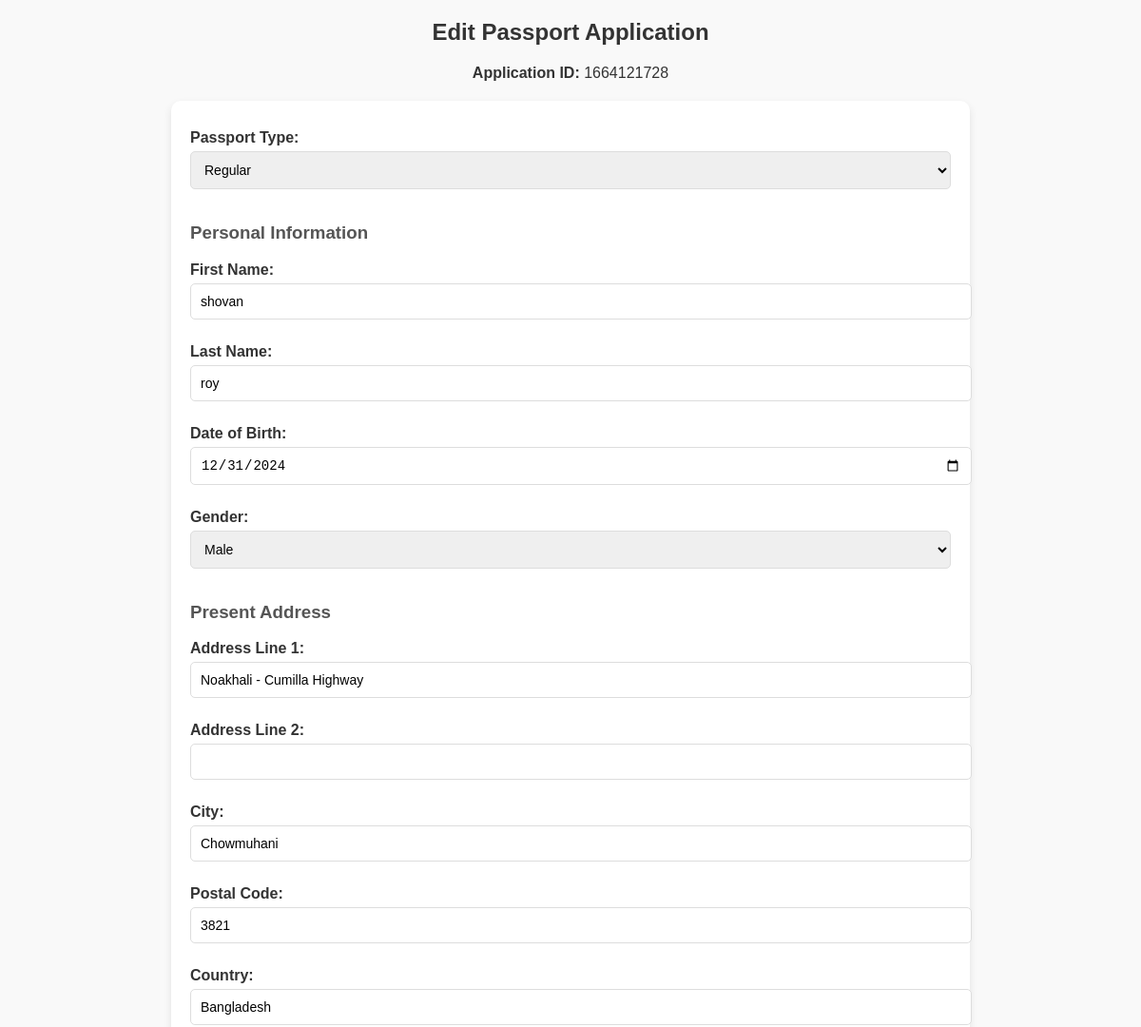
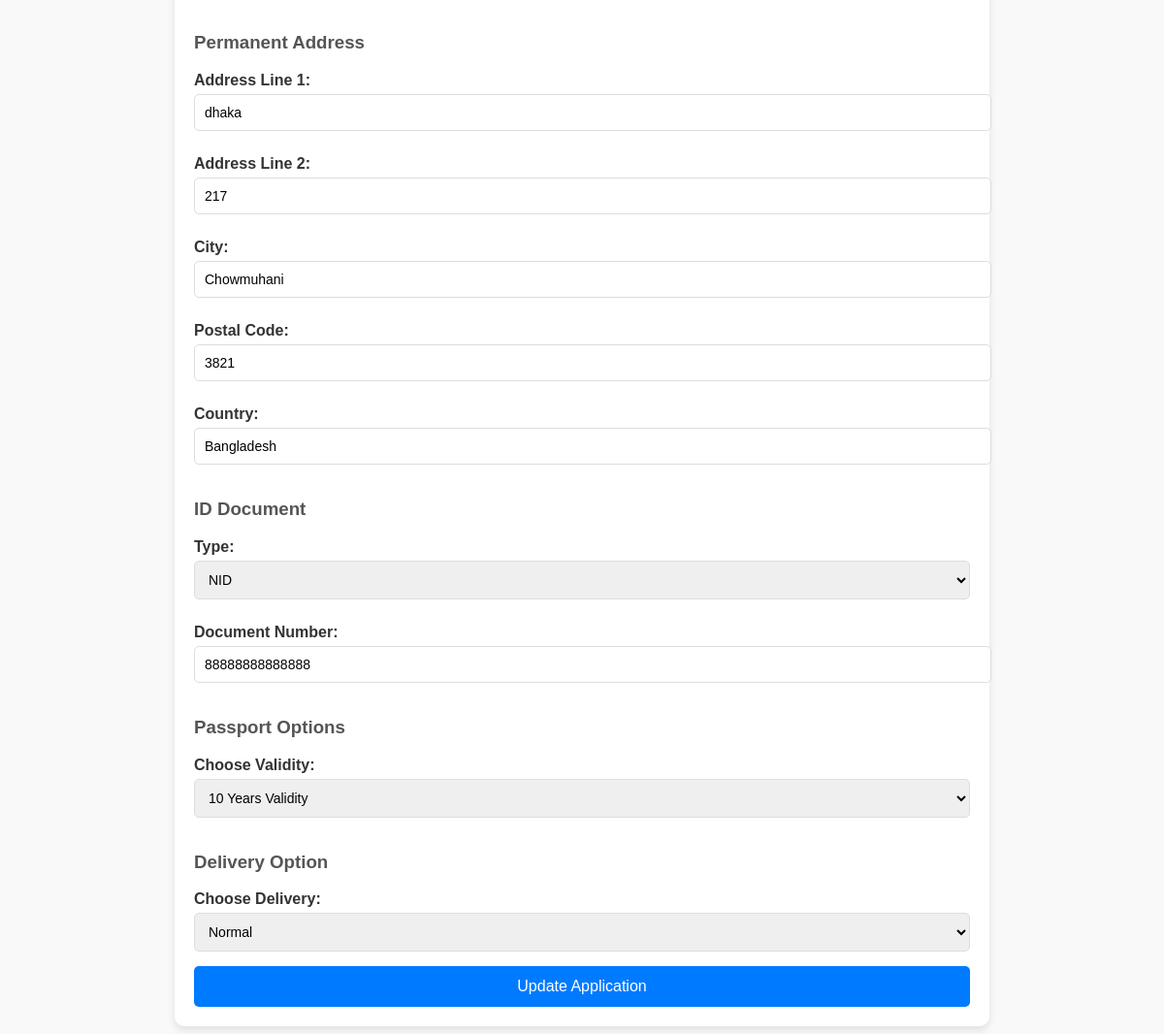
The app's page /controller/edit_application.php?application_id=1664121728 with its own data (2 pictures, top to bottom).
### tables this page shows
CREATE TABLE `passport_apply` (
  `application_id` bigint(20) NOT NULL,
  `user_id` int(11) NOT NULL,
  `passport_type` varchar(255) DEFAULT NULL,
  `personal_info_first_name` varchar(255) DEFAULT NULL,
  `personal_info_last_name` varchar(255) DEFAULT NULL,
  `personal_info_dob` date DEFAULT NULL,
  `personal_info_gender` enum('male','female') DEFAULT NULL,
  `present_address_line1` varchar(255) DEFAULT NULL,
  `present_address_line2` varchar(255) DEFAULT NULL,
  `present_address_city` varchar(255) DEFAULT NULL,
  `present_address_postal_code` varchar(20) DEFAULT NULL,
  `present_address_country` varchar(100) DEFAULT NULL,
  `permanent_address_line1` varchar(255) DEFAULT NULL,
  `permanent_address_line2` varchar(255) DEFAULT NULL,
  `permanent_address_city` varchar(255) DEFAULT NULL,
  `permanent_address_postal_code` varchar(20) DEFAULT NULL,
  `permanent_address_country` varchar(100) DEFAULT NULL,
  `id_document_type` varchar(255) DEFAULT NULL,
  `id_document_number` varchar(255) DEFAULT NULL,
  `parental_info_parent_name` varchar(255) DEFAULT NULL,
  `spouse_info_spouse_name` varchar(255) DEFAULT NULL,
  `passport_options` varchar(100) DEFAULT NULL,
  `delivery_option` varchar(100) DEFAULT NULL,
  `appointment` date DEFAULT NULL,
  `comments` text DEFAULT NULL
);

### controller/edit_application.php (the view, shortened to what this page needs)
<?php
$conn = getConnection();
$application_id = $_GET['application_id'] ?? null;
$sql = "SELECT * FROM passport_apply WHERE application_id = ?";
$stmt = $conn->prepare($sql);
$stmt->bind_param("s", $application_id);
$stmt->execute();
$result = $stmt->get_result();
$data = $result->fetch_assoc();
?>
<!DOCTYPE html>
<html lang="en">
<head>
</head>
<body>
    <h2>Edit Passport Application</h2>
    <p><strong>Application ID:</strong> <?php echo htmlspecialchars($application_id); ?></p>
    <form method="POST" action="../controller/update_application.php">
        <label for="passport_type">Passport Type:</label>
        <select id="passport_type" name="passport_type" required>
            <option value="Regular" <?php echo ($data['passport_type'] === 'Regular') ? 'selected' : ''; ?>>Regular</option>
        </select>
        <h3>Personal Information</h3>
        <label for="first_name">First Name:</label>
        <input type="text" id="first_name" name="personal_info[first_name]" value="<?php echo htmlspecialchars($data['personal_info_first_name'] ?? ''); ?>" required>
        <label for="last_name">Last Name:</label>
        <input type="text" id="last_name" name="personal_info[last_name]" value="<?php echo htmlspecialchars($data['personal_info_last_name'] ?? ''); ?>" required>
        <label for="dob">Date of Birth:</label>
        <input type="date" id="dob" name="personal_info[dob]" value="<?php echo htmlspecialchars($data['personal_info_dob'] ?? ''); ?>" required>
        <label for="gender">Gender:</label>
        <select id="gender" name="personal_info[gender]" required>
            <option value="male" <?php echo ($data['personal_info_gender'] === 'male') ? 'selected' : ''; ?>>Male</option>
        </select>
        <h3>Present Address</h3>
        <label for="present_address_line1">Address Line 1:</label>
        <input type="text" id="present_address_line1" name="present_address[address_line1]" value="<?php echo htmlspecialchars($data['present_address_line1'] ?? ''); ?>" required>
        <label for="present_address_line2">Address Line 2:</label>
        <input type="text" id="present_address_line2" name="present_address[address_line2]" value="<?php echo htmlspecialchars($data['present_address_line2'] ?? ''); ?>">
        <label for="present_city">City:</label>
        <input type="text" id="present_city" name="present_address[city]" value="<?php echo htmlspecialchars($data['present_address_city'] ?? ''); ?>" required>
        <label for="present_postal_code">Postal Code:</label>
        <input type="text" id="present_postal_code" name="present_address[postal_code]" value="<?php echo htmlspecialchars($data['present_address_postal_code'] ?? ''); ?>" required>
        <label for="present_country">Country:</label>
        <input type="text" id="present_country" name="present_address[country]" value="<?php echo htmlspecialchars($data['present_address_country'] ?? ''); ?>" required>
        <h3>Permanent Address</h3>
        <label for="permanent_address_line1">Address Line 1:</label>
        <input type="text" id="permanent_address_line1" name="permanent_address[address_line1]" value="<?php echo htmlspecialchars($data['permanent_address_line1'] ?? ''); ?>" required>
        <label for="permanent_address_line2">Address Line 2:</label>
        <input type="text" id="permanent_address_line2" name="permanent_address[address_line2]" value="<?php echo htmlspecialchars($data['permanent_address_line2'] ?? ''); ?>">
        <label for="permanent_city">City:</label>
        <input type="text" id="permanent_city" name="permanent_address[city]" value="<?php echo htmlspecialchars($data['permanent_address_city'] ?? ''); ?>" required>
        <label for="permanent_postal_code">Postal Code:</label>
        <input type="text" id="permanent_postal_code" name="permanent_address[postal_code]" value="<?php echo htmlspecialchars($data['permanent_address_postal_code'] ?? ''); ?>" required>
        <label for="permanent_country">Country:</label>
        <input type="text" id="permanent_country" name="permanent_address[country]" value="<?php echo htmlspecialchars($data['permanent_address_country'] ?? ''); ?>" required>
        <h3>ID Document</h3>
        <label for="id_document_type">Type:</label>
        <select id="id_document_type" name="id_document_type" required>
            <option value="nid" <?php echo ($data['id_document_type'] === 'nid') ? 'selected' : ''; ?>>NID</option>
        </select>
        <label for="id_document_number">Document Number:</label>
        <input type="text" id="id_document_number" name="id_document_number" value="<?php echo htmlspecialchars($data['id_document_number'] ?? ''); ?>" required>
        <h3>Passport Options</h3>
        <label for="passport_options">Choose Validity:</label>
        <select id="passport_options" name="passport_options" required>
            <option value="10 Years Validity" <?php echo ($data['passport_options'] === '10 Years Validity') ? 'selected' : ''; ?>>10 Years Validity</option>
        </select>
        <h3>Delivery Option</h3>
        <label for="delivery_option">Choose Delivery:</label>
        <select id="delivery_option" name="delivery_option" required>
            <option value="Normal" <?php echo ($data['delivery_option'] === 'Normal') ? 'selected' : ''; ?>>Normal</option>
        </select>
        <button type="submit">Update Application</button>
    </form>
</body>
</html>

### controller/edit_application.php (style rules this page uses)
body { font-family: Arial, sans-serif; background-color: #f9f9f9; margin: 0; padding: 0; color: #333; }
h2 { text-align: center; color: #333; margin-top: 20px; }
form { width: 80%; max-width: 800px; margin: 20px auto; background: #fff; padding: 20px; border-radius: 10px; box-shadow: 0 4px 8px rgba(0, 0, 0, 0.1); }
form h3 { margin-top: 20px; color: #555; }
label { display: block; margin: 10px 0 5px; font-weight: bold; }
input, select { width: 100%; padding: 10px; margin-bottom: 15px; border: 1px solid #ddd; border-radius: 5px; font-size: 14px; }
button { width: 100%; padding: 12px; background: #007bff; color: white; border: none; border-radius: 5px; font-size: 16px; cursor: pointer; transition: background 0.3s ease; }
p { text-align: center; }

### records on screen
passport_apply: passport_type "Regular", personal_info_first_name "shovan", personal_info_last_name "roy", personal_info_dob "12/31/2024", personal_info_gender "Male", present_address_line1 "Noakhali - Cumilla Highway", present_address_city "Chowmuhani", present_address_postal_code "3821", present_address_country "Bangladesh", permanent_address_line1 "dhaka", permanent_address_line2 "217", permanent_address_city "Chowmuhani", permanent_address_postal_code "3821", permanent_address_country "Bangladesh", id_document_type "NID", id_document_number "88888888888888", delivery_option "Normal"

### other values on screen
$application_id "1664121728"
